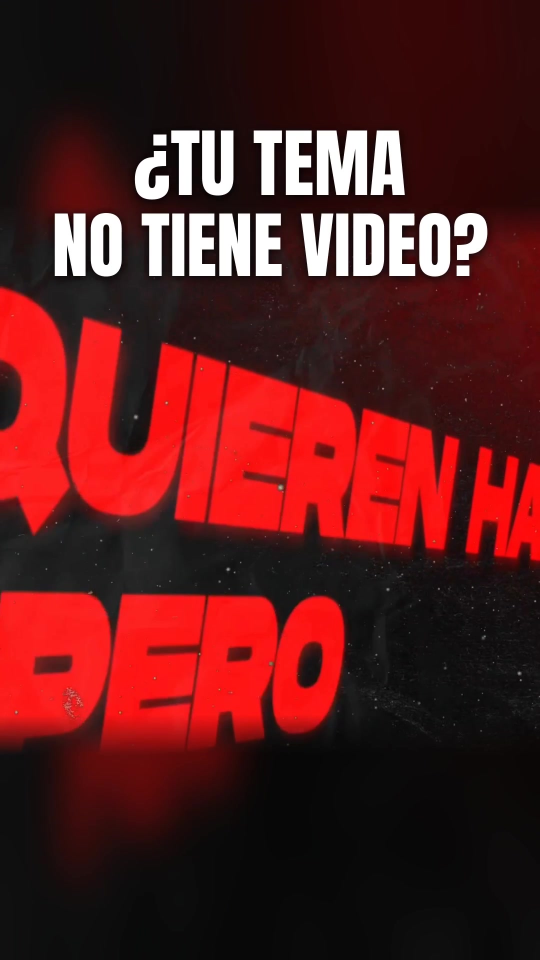
#> input picture ads/thumb_A_sin_precio.jpg, 1080 x 1920 px (shown at 1/2 size)
$ python -i anim.py   (imports and definitions only)
#> lines starting #> are read from the running program, lines starting #| are printed output that depends on the picture; after the words box and inside, x2 and y2 are one past the last pixel; in counts of white or black regions, pixels touching at a corner belong together
import sys, math, subprocess, numpy as np
from PIL import Image, ImageDraw, ImageFont, ImageFilter
key, SRC, OUT, D = sys.argv[1], sys.argv[2], sys.argv[3], sys.argv[4]
LIMIT = float(sys.argv[5]) if len(sys.argv)>5 else None
FB="C:/Users/VIPRIN/AppData/Local/Microsoft/Windows/Fonts/MonumentExtended-Ultrabold.otf"
W,H=1440,2560; FPS=24000/1001
HOOKS={"A":(["MEZCLANDO A JUSTIN","BIEBER CON MI TEMA"],None),
       "B":(["“NO PODÉS MEZCLAR A JUSTIN","BIEBER CON TU PROPIO TEMA”"],"YO:"),
       "C":(["LA MEZCLA NO PUEDE","SER TAN BUE..."],None),
       "R":(["RECREANDO MEZCLAS","QUE ESCUCHÉ POR AHÍ"],None)}
# [1 line that did not run here, left out]
tmp=ImageDraw.Draw(Image.new("L",(10,10)))
sz=84
# [1 line not run here, left out]
f=ImageFont.truetype(FB,sz); lh=int(sz*1.3)
# [1 line that did not run here, left out]
# palabras con posición
words=[]
sp=tmp.textlength(" ",font=f)
# [7 lines not run here, left out]
STAG=0.11; DUR=0.32; T0=0.05
def ease(u): u=min(max(u,0),1); return 1-(1-u)**3
def text_mask(t):
#> called with t = 99
    m=Image.new("L",(W,H),0)
#> m: PIL image 1440x2560 L; every value is 0
    for i,(w,x,y,ff) in enumerate(words):
        st=T0+i*STAG+(0.15 if (extra and i==len(words)-1) else 0)
        u=ease((t-st)/DUR)
        if u<=0: continue
        lay=Image.new("L",(W,H),0); ImageDraw.Draw(lay).text((x,y+18*(1-u)),w,font=ff,fill=int(255*u))
        m=Image.fromarray(np.maximum(np.asarray(m),np.asarray(lay)))
    return np.asarray(m,dtype=np.float32)/255
#> returned value: shape (2560, 1440) float32; every value is 0
TEXT_END=T0+len(words)*STAG+DUR+0.2
final_mask=text_mask(99)
# tapas
s=473; gap=70; yc=1610; x1=(W-2*s-gap)//2; x2=x1+s+gap
def load(p):
#> called with p = 'ads/thumb_A_sin_precio.jpg'
    c=Image.open(p).convert("RGB").resize((s,s),Image.LANCZOS)
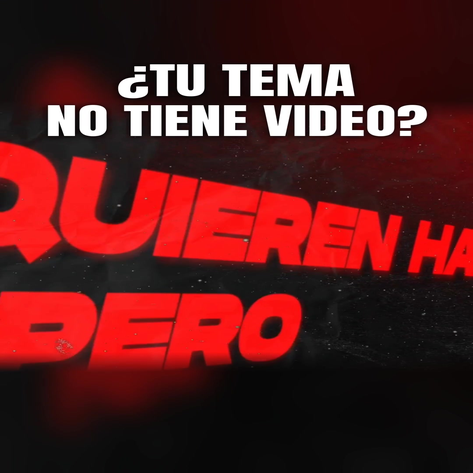
#> c: PIL image 473x473 RGB; mean R, G, B 90.5, 29, 29.3
    m=Image.new("L",(s,s),0); ImageDraw.Draw(m).rounded_rectangle((0,0,s-1,s-1),22,fill=255)
#> after `m = Image.new('L', (s, s), 0)`: m: PIL image 473x473 L; every value is 0
#> after `ImageDraw.Draw(m).rounded_rectangle((0, 0, s - 1, s - 1), 22, fill=255`:
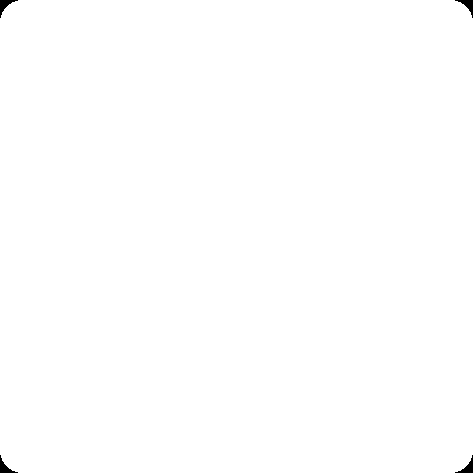
#> m: PIL image 473x473 L; 99.8% white; 4 black regions, box (x1, y1, x2, y2) and area: (0, 0, 18, 18) 111, (455, 0, 473, 18) 111, (0, 455, 18, 473) 111, (455, 455, 473, 473) 111
    c=c.convert("RGBA"); c.putalpha(m)
    pad=90; g=Image.new("RGBA",(s+2*pad,s+2*pad),(0,0,0,0))
#> after `g = Image.new('RGBA', (s + 2 * pad, s + 2 * pad), (0, 0, 0, 0))`: g: PIL image 653x653 RGBA; every value is 0
    col=Image.open(p).convert("RGB").resize((1,1),Image.LANCZOS).getpixel((0,0))
#> col = (99, 31, 31)
    col=tuple(min(255,int(v*1.4)+40) for v in col)
#> col = (178, 83, 83)
    ImageDraw.Draw(g).rounded_rectangle((pad,pad,pad+s,pad+s),30,fill=col+(150,))
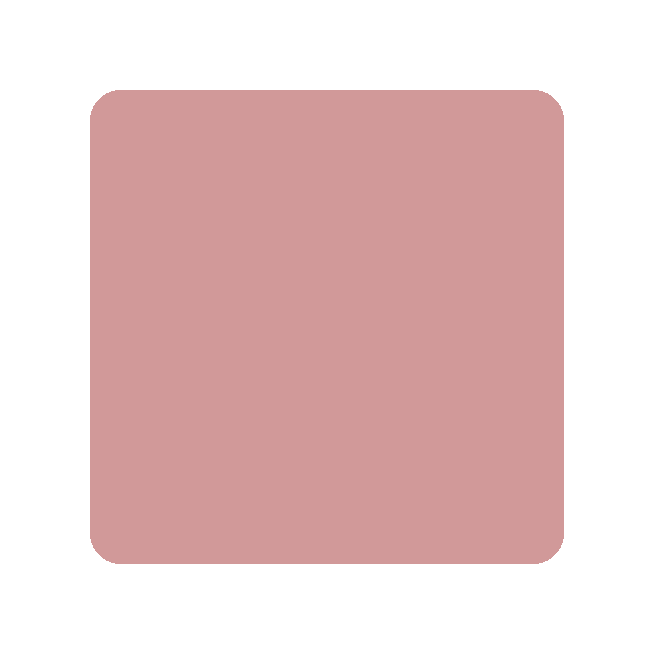
#> g: PIL image 653x653 RGBA; mean R, G, B, A 93.4, 43.6, 43.6, 78.7; transparent parts drawn white
    g=g.filter(ImageFilter.GaussianBlur(38))
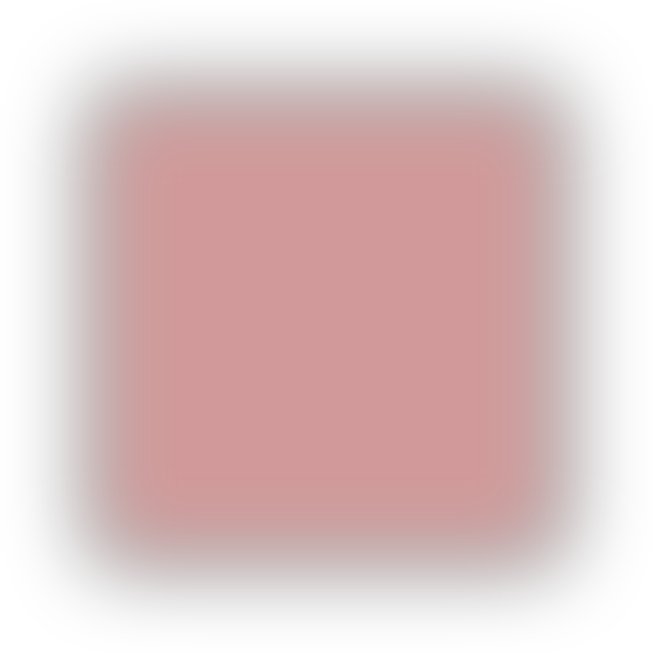
#> g: PIL image 653x653 RGBA; mean R, G, B, A 93.4, 43.6, 43.6, 78.7; transparent parts drawn white
    return c,g,pad
import os
CL=os.environ.get("COVER_L",D+"/1900x1900-000000-80-0-0.jpg"); CR=os.environ.get("COVER_R",D+"/portada/portada_A_cupula.jpg")
# [1 line not run here, left out]
# tapa "?" que se revela en REVEAL segundos (opcional)
REVEAL=float(os.environ["REVEAL"]) if os.environ.get("REVEAL") else None
# [8 lines not run here, left out]
def backout(u):
    u=min(max(u,0),1); c1=1.70158; c3=c1+1; return 1+c3*(u-1)**3+c1*(u-1)**2
def cover_layer(t):
    L=Image.new("RGBA",(W,H),(0,0,0,0))
    for k,((c,g,pad),x,ph) in enumerate(covers):
        st=0.25+k*0.15
        if k==1 and REVEAL is not None:
            if t<REVEAL: c,g,pad=QCARD
            else: st=REVEAL
        u=(t-st)/0.5
        if u<=0: continue
        pop=backout(u); a=min(1,u*1.6)
        br=1+0.025*math.sin(2*math.pi*t/3.2+ph)
        fl=9*math.sin(2*math.pi*t/4.1+ph*1.7)
        sc=(0.82+0.18*pop)*br
        glow=0.75+0.25*math.sin(2*math.pi*t/2.6+ph)
        cx=x+s/2; cy=yc+s/2+fl
        gs=int((s+2*pad)*sc); gg=g.resize((gs,gs),Image.BILINEAR)
        ga=gg.getchannel("A").point(lambda v:int(v*a*glow)); gg.putalpha(ga)
        L.alpha_composite(gg,(int(cx-gs/2),int(cy-gs/2)))
        cs=int(s*sc); cc=c.resize((cs,cs),Image.BICUBIC)
        if a<1: cc.putalpha(cc.getchannel("A").point(lambda v:int(v*a)))
        L.alpha_composite(cc,(int(cx-cs/2),int(cy-cs/2)))
    return np.asarray(L,dtype=np.float32)
# [1 line that did not run here, left out]
# [2 lines that did not run here, left out]
n=0; fs=W*H*3
# [10 lines not run here, left out]

>>> result = load('ads/thumb_A_sin_precio.jpg')
